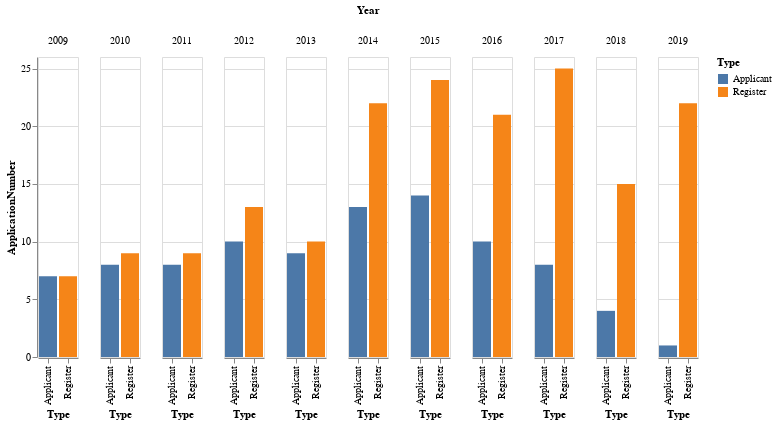

This figure's notebook cell:
### Code cell
#only merge universidad de concepcion
# do tidy data 
tidy = pd.melt(frame=pd_merged, id_vars=['Applicants','Year'],
               value_vars=['ApplicationNumber_x','ApplicationNumber_y'],
              var_name='Type', value_name='ApplicationNumber')
# idk if ApplicationNumber_x references to Register or Applicant, this is only a test to deploying data
def transform(aux):
    if (aux == 'ApplicationNumber_x'):
        return 'Register'
    return 'Applicant'

tidy['Type'] = tidy['Type'].apply(transform)
alt.Chart(tidy).mark_bar().encode(
    x='Type:O',
    y='ApplicationNumber:Q',
    color='Type:N',
    column='Year:N'
)

### Figure 1 — Vega-Lite specification as saved in the notebook (floating-point values rounded to 4 significant figures)
{"config": {"view": {"continuousWidth": 400, "continuousHeight": 300}}, "data": {"name": "data-5973e9cb2c6bc5920312692d04b183b7"}, "mark": "bar", "encoding": {"color": {"type": "nominal", "field": "Type"}, "column": {"type": "nominal", "field": "Year"}, "x": {"type": "ordinal", "field": "Type"}, "y": {"type": "quantitative", "field": "ApplicationNumber"}}, "$schema": "https://vega.github.io/schema/vega-lite/v4.8.1.json", "datasets": {"data-5973e9cb2c6bc5920312692d04b183b7": [{"Applicants": "(CL) UNIVERSIDAD DE CONCEPCION", "Year": "2009", "Type": "Register", "ApplicationNumber": 7}, {"Applicants": "(CL) UNIVERSIDAD DE CONCEPCION", "Year": "2010", "Type": "Register", "ApplicationNumber": 9}, {"Applicants": "(CL) UNIVERSIDAD DE CONCEPCION", "Year": "2011", "Type": "Register", "ApplicationNumber": 9}, {"Applicants": "(CL) UNIVERSIDAD DE CONCEPCION", "Year": "2012", "Type": "Register", "ApplicationNumber": 13}, {"Applicants": "(CL) UNIVERSIDAD DE CONCEPCION", "Year": "2013", "Type": "Register", "ApplicationNumber": 10}, {"Applicants": "(CL) UNIVERSIDAD DE CONCEPCION", "Year": "2014", "Type": "Register", "ApplicationNumber": 22}, {"Applicants": "(CL) UNIVERSIDAD DE CONCEPCION", "Year": "2015", "Type": "Register", "ApplicationNumber": 24}, {"Applicants": "(CL) UNIVERSIDAD DE CONCEPCION", "Year": "2016", "Type": "Register", "ApplicationNumber": 21}, {"Applicants": "(CL) UNIVERSIDAD DE CONCEPCION", "Year": "2017", "Type": "Register", "ApplicationNumber": 25}, {"Applicants": "(CL) UNIVERSIDAD DE CONCEPCION", "Year": "2018", "Type": "Register", "ApplicationNumber": 15}, {"Applicants": "(CL) UNIVERSIDAD DE CONCEPCION", "Year": "2019", "Type": "Register", "ApplicationNumber": 22}, {"Applicants": "(CL) UNIVERSIDAD DE CONCEPCION", "Year": "2009", "Type": "Applicant", "ApplicationNumber": 7}, {"Applicants": "(CL) UNIVERSIDAD DE CONCEPCION", "Year": "2010", "Type": "Applicant", "ApplicationNumber": 8}, {"Applicants": "(CL) UNIVERSIDAD DE CONCEPCION", "Year": "2011", "Type": "Applicant", "ApplicationNumber": 8}, {"Applicants": "(CL) UNIVERSIDAD DE CONCEPCION", "Year": "2012", "Type": "Applicant", "ApplicationNumber": 10}, {"Applicants": "(CL) UNIVERSIDAD DE CONCEPCION", "Year": "2013", "Type": "Applicant", "ApplicationNumber": 9}, {"Applicants": "(CL) UNIVERSIDAD DE CONCEPCION", "Year": "2014", "Type": "Applicant", "ApplicationNumber": 13}, {"Applicants": "(CL) UNIVERSIDAD DE CONCEPCION", "Year": "2015", "Type": "Applicant", "ApplicationNumber": 14}, {"Applicants": "(CL) UNIVERSIDAD DE CONCEPCION", "Year": "2016", "Type": "Applicant", "ApplicationNumber": 10}, {"Applicants": "(CL) UNIVERSIDAD DE CONCEPCION", "Year": "2017", "Type": "Applicant", "ApplicationNumber": 8}, {"Applicants": "(CL) UNIVERSIDAD DE CONCEPCION", "Year": "2018", "Type": "Applicant", "ApplicationNumber": 4}, {"Applicants": "(CL) UNIVERSIDAD DE CONCEPCION", "Year": "2019", "Type": "Applicant", "ApplicationNumber": 1}]}}
